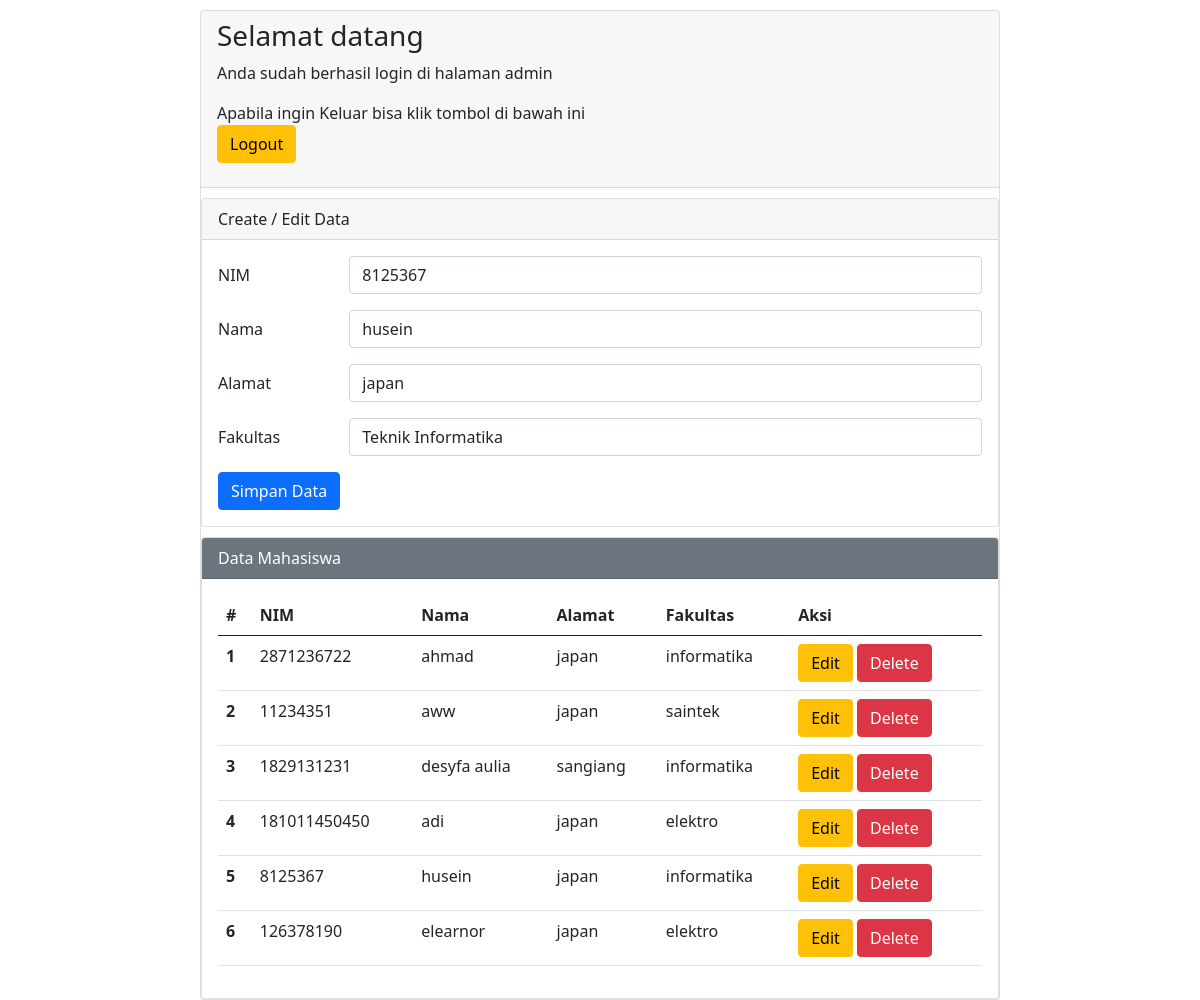
/index.php?op=edit&id=24 (signed in), run on the app's committed database.
### tables this page shows
CREATE TABLE `mhs` (
  `id` int(11) NOT NULL,
  `nim` varchar(25) NOT NULL,
  `nama` varchar(25) NOT NULL,
  `alamat` varchar(25) NOT NULL,
  `fakultas` varchar(25) NOT NULL
);

### index.php (the view, shortened to what this page needs)
<?php
include "koneksi.php";
$nim      = "";
$nama     = "";
$alamat   = "";
$fakultas = "";
if (isset($_GET['op'])) {
  $op = $_GET['op'];
} else {
  $op = "";
}
if ($op == 'edit') {
  $id       = $_GET['id'];
  $sql1     = "select * from mhs where id = '$id'";
  $q1       = mysqli_query($koneksi, $sql1);
  $r1       = mysqli_fetch_array($q1);
  $nim      = $r1['nim'];
  $nama     = $r1['nama'];
  $alamat   = $r1['alamat'];
  $fakultas = $r1['fakultas'];
}
?>
<!DOCTYPE html>
<html lang="en">
<head>
  <link href="https://cdn.jsdelivr.net/npm/bootstrap@5.0.2/dist/css/bootstrap.min.css" rel="stylesheet">
</head>
<body>
  <div class="mx-auto">
    <div class="card">
      <div class="card-header">
        <h3>Selamat datang</h3>
        <p>Anda sudah berhasil login di halaman admin</p>
        <p>Apabila ingin Keluar bisa klik tombol di bawah ini<br>
          <a href="logout.php"><button type="button" class="btn btn-warning">Logout</button></a>
        </p>
      </div>
      <div class="card">
        <div class="card-header">
          Create / Edit Data
        </div>
        <div class="card-body">
          <form action="" method="POST">
            <div class="mb-3 row">
              <label for="nim" class="col-sm-2 col-form-label">NIM</label>
              <div class="col-sm-10">
                <input type="text" class="form-control" id="nim" name="nim" value="<?php echo $nim ?>">
              </div>
            </div>
            <div class="mb-3 row">
              <label for="nama" class="col-sm-2 col-form-label">Nama</label>
              <div class="col-sm-10">
                <input type="text" class="form-control" id="nama" name="nama" value="<?php echo $nama ?>">
              </div>
            </div>
            <div class="mb-3 row">
              <label for="alamat" class="col-sm-2 col-form-label">Alamat</label>
              <div class="col-sm-10">
                <input type="text" class="form-control" id="alamat" name="alamat" value="<?php echo $alamat ?>">
              </div>
            </div>
            <div class="mb-3 row">
              <label for="fakultas" class="col-sm-2 col-form-label">Fakultas</label>
              <div class="col-sm-10">
                <select class="form-control" id="fakultas" name="fakultas">
                  <option value="informatika" <?php if ($fakultas == "informatika") echo "selected" ?>>Teknik Informatika</option>
                </select>
              </div>
            </div>
            <div class="col-12">
              <input type="submit" name="simpan" value="Simpan Data" class="btn btn-primary">
            </div>
          </form>
        </div>
      </div>
      <div class="card">
        <div class="card-header text-white bg-secondary">
          Data Mahasiswa
        </div>
        <div class="card-body">
          <table class="table">
            <thead>
              <tr>
                <th scope="col">#</th>
                <th scope="col">NIM</th>
                <th scope="col">Nama</th>
                <th scope="col">Alamat</th>
                <th scope="col">Fakultas</th>
                <th scope="col">Aksi</th>
              </tr>
            <tbody>
              <?php
              $sql2       = "select * from mhs order by id desc";
              $q2         = mysqli_query($koneksi, $sql2);
              $urut       = 1;
              while ($r2  = mysqli_fetch_array($q2)) {
                $id       = $r2['id'];
                $nim      = $r2['nim'];
                $nama     = $r2['nama'];
                $alamat   = $r2['alamat'];
                $fakultas = $r2['fakultas'];
              ?>
                <tr>
                  <th scope="row"><?php echo $urut++ ?></th>
                  <td scope="row"><?php echo $nim ?></td>
                  <td scope="row"><?php echo $nama ?></td>
                  <td scope="row"><?php echo $alamat ?></td>
                  <td scope="row"><?php echo $fakultas ?></td>
                  <td scope="row">
                    <a href="index.php?op=edit&id=<?php echo $id ?>"><button type="button" class="btn btn-warning">Edit</button></a>
                    <a href="index.php?op=delete&id=<?php echo $id ?>" onclick="return confirm('bener mau delete?')"><button type="button" class="btn btn-danger">Delete</button></a>
                  </td>
                </tr>
              <?php
              }
              ?>
            </tbody>
            </thead>
          </table>
        </div>
      </div>
    </div>
</body>
</html>

### index.php (style rules this page uses)
.mx-auto { width: 800px; }
.card { margin-top: 10px; }

### data on the page
mhs: nim "8125367", nama "husein", alamat "japan", fakultas "Teknik Informatika", fakultas "informatika"
mhs: nim "2871236722", nama "ahmad", alamat "japan", fakultas "informatika"
mhs: nim "11234351", nama "aww", alamat "japan", fakultas "saintek"
mhs: nim "1829131231", nama "desyfa aulia", alamat "sangiang", fakultas "informatika"
mhs: nim "181011450450", nama "adi", alamat "japan", fakultas "elektro"
mhs: nim "126378190", nama "elearnor", alamat "japan", fakultas "elektro"
